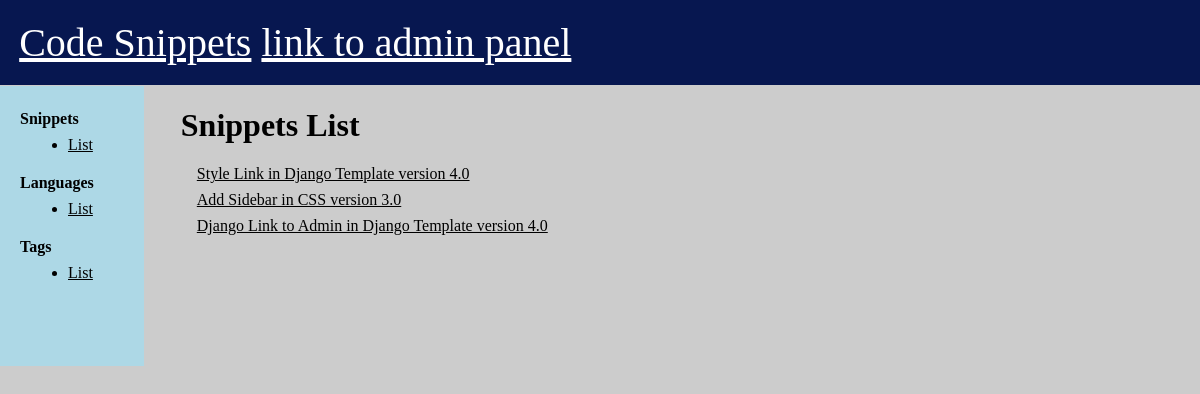
The page / on the database its author committed.
### snippets/models.py (models this page shows)
class Snippet(models.Model):
    title = models.CharField(max_length=255, default='')
    description = models.CharField(max_length=512, default='', blank=True)
    code = models.TextField()
    language = models.ForeignKey(
        'Language', on_delete=models.CASCADE, related_name='snippets', blank=True, null=True)
    user = models.ManyToManyField(
        'User', related_name='snippets')
    created_at = models.DateTimeField(auto_now_add=True)
    tag = models.ManyToManyField('Tag', related_name='snippets', blank=True)
    def __str__(self):
        return f'{self.title} in {self.language}'

class Language(models.Model):
    name = models.CharField(max_length=255)
    version = models.FloatField(blank=True, null=True)
    def __str__(self):
        return f'{self.name} version {self.version}'

### snippets/views.py (the view)
# urls.py: path('', views.list_snippet, name='list_snippet'),
def list_snippet(request):
    snippets = Snippet.objects.all()
    return render(request, 'snippets/list_snippet.html', {'snippets': snippets})

### templates/snippets/list_snippet.html (shortened to what this page needs)
{% extends 'base.html' %}
{% block content %}
    <h1> Snippets List </h1>
    {% for snippet in snippets %}
        <div class="list-item">
            <a href="{% url 'detail_snippet' pk=snippet.pk %}"> {{ snippet }} </a>
        </div>
    {% endfor %}
{% endblock content %}

### static/css/style.css (style rules this page uses)
html, body { margin: 0; padding: 0; }
body { background-color: #ccc; }
a { color: black; }
.list-item { padding: 0 0 0.5rem 1rem; display: flex; justify-content: space-between; }
h1 { display: flex; justify-content: space-between; }

### rows shown on the page
Snippet: title+language "Style Link in Django Template version 4.0"
Snippet: title+language "Add Sidebar in CSS version 3.0"
Snippet: title+language "Django Link to Admin in Django Template version 4.0"
